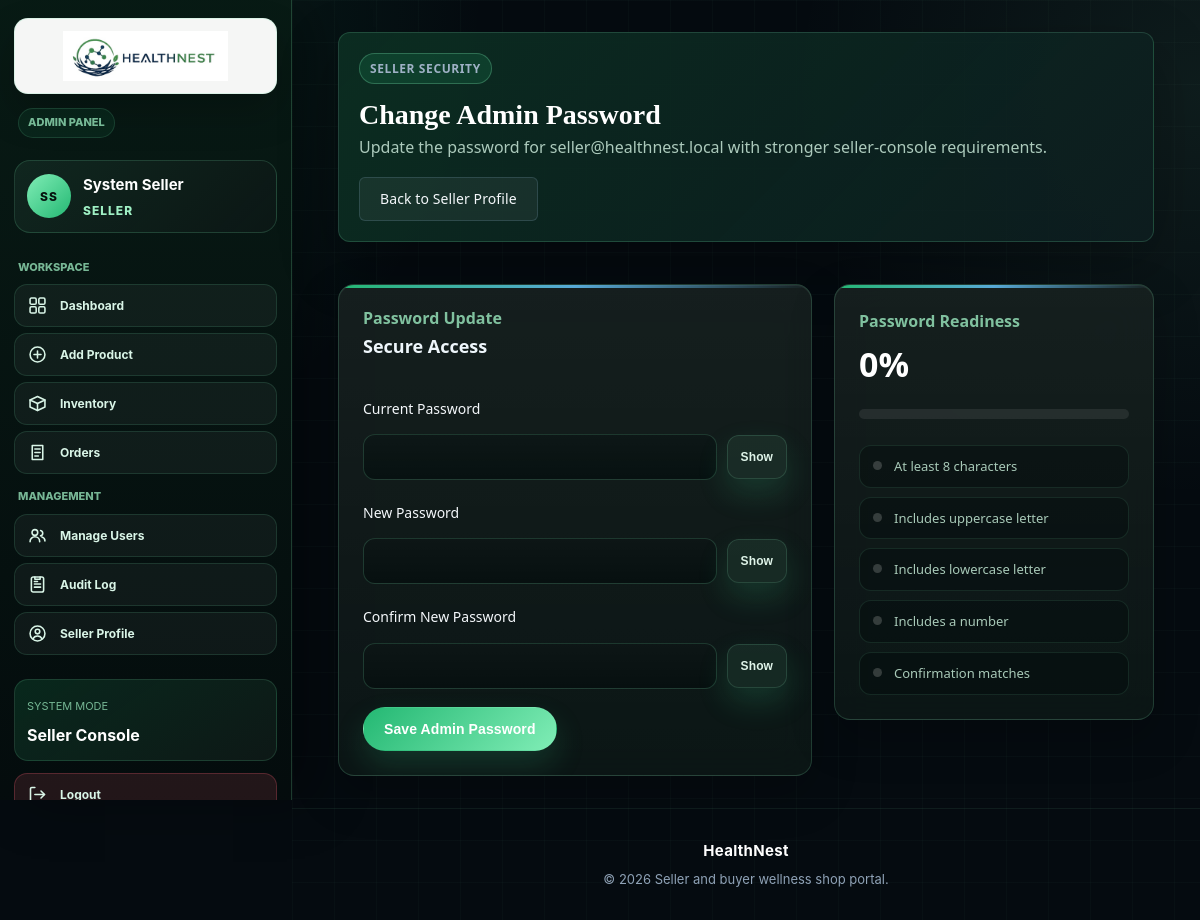
The app's page /seller_changepassword.php (signed in) with its own data.
### tables this page shows
CREATE TABLE `tblaccount` (
  `id` int(11) NOT NULL,
  `firstname` varchar(50) DEFAULT NULL,
  `middlename` varchar(50) DEFAULT NULL,
  `lastname` varchar(50) DEFAULT NULL,
  `email` varchar(100) DEFAULT NULL,
  `password` varchar(255) DEFAULT NULL,
  `address` varchar(200) DEFAULT NULL,
  `contact` varchar(20) DEFAULT NULL,
  `birthdate` date DEFAULT NULL,
  `level` varchar(20) DEFAULT NULL,
  `status` varchar(20) DEFAULT NULL,
  `image` varchar(100) DEFAULT NULL,
  `created_at` date DEFAULT NULL
);

### functions.php (called while the page is built, shortened)
<?php
function e($value)
{
    return htmlspecialchars((string) $value, ENT_QUOTES, "UTF-8");
}
function normalizeLevel($level)
{
    return strtolower(trim((string) $level));
}
function accountFullName($user)
{
    $parts = [
        $user["firstname"] ?? "",
        $user["middlename"] ?? "",
        $user["lastname"] ?? "",
    ];
    $name = trim(preg_replace("/\s+/", " ", implode(" ", array_filter($parts))));
    return $name !== "" ? $name : ($user["email"] ?? "User");
}
function sessionUserId()
{
    if (isset($_SESSION["user_id"])) {
        return (int) $_SESSION["user_id"];
    }
    return null;
}
function isLoggedIn()
{
    return sessionUserId() !== null;
}
function isAdmin()
{
    $level = normalizeLevel($_SESSION["level"] ?? "");
    return in_array($level, ["admin", "administrator", "seller"], true);
}
function accountLevelValue($level)
{
    $level = normalizeLevel($level);
    return in_array($level, ["admin", "administrator", "seller"], true) ? "seller" : "buyer";
}
function accountLevelLabel($level)
{
    return ucfirst(accountLevelValue($level));
}
function currentUser($conn)
{
    $userId = sessionUserId();
    $stmt = mysqli_prepare($conn, "SELECT * FROM tblaccount WHERE id = ? LIMIT 1");
    mysqli_stmt_bind_param($stmt, "i", $userId);
    mysqli_stmt_execute($stmt);
    $result = mysqli_stmt_get_result($stmt);
    return mysqli_fetch_assoc($result) ?: null;
}

### seller_changepassword.php (the view, shortened to what this page needs)
<?php
require_once __DIR__ . "/init.php";
$user = currentUser($conn);
require __DIR__ . "/header.php";
?>
<main class="page-main admin-password-page">
    <div class="seller-page-header">
        <div>
            <div class="eyebrow">Seller Security</div>
            <h2>Change Admin Password</h2>
            <p>Update the password for <?php echo e($user["email"]); ?> with stronger seller-console requirements.</p>
        </div>
        <a class="button secondary" href="profile.php">Back to Seller Profile</a>
    </div>
    <div class="admin-password-layout">
        <form class="seller-form admin-password-form" method="post" action="admin_changepassword.php">
            <div class="seller-form-heading">
                <span class="panel-label">Password Update</span>
                <h3>Secure Access</h3>
            </div>
            <div class="password-field-group">
                <label for="current">Current Password</label>
                <div class="password-entry">
                    <input id="current" type="password" name="current" required autocomplete="current-password">
                    <button type="button" class="password-visibility-toggle" data-toggle-password="current">Show</button>
                </div>
            </div>
            <div class="password-field-group">
                <label for="new">New Password</label>
                <div class="password-entry">
                    <input id="new" type="password" name="new" minlength="8" required autocomplete="new-password">
                    <button type="button" class="password-visibility-toggle" data-toggle-password="new">Show</button>
                </div>
            </div>
            <div class="password-field-group">
                <label for="confirm">Confirm New Password</label>
                <div class="password-entry">
                    <input id="confirm" type="password" name="confirm" minlength="8" required autocomplete="new-password">
                    <button type="button" class="password-visibility-toggle" data-toggle-password="confirm">Show</button>
                </div>
            </div>
            <button type="submit">Save Admin Password</button>
        </form>
        <aside class="card password-assist-card">
            <span class="panel-label">Password Readiness</span>
            <div class="readiness-score">
                <strong id="passwordScore">0%</strong>
                <div class="status-meter"><span id="passwordScoreBar" style="width: 0%;"></span></div>
            </div>
            <ul class="readiness-list">
                <li id="passwordLengthCheck">At least 8 characters</li>
                <li id="passwordUpperCheck">Includes uppercase letter</li>
                <li id="passwordLowerCheck">Includes lowercase letter</li>
                <li id="passwordNumberCheck">Includes a number</li>
                <li id="passwordMatchCheck">Confirmation matches</li>
            </ul>
        </aside>
    </div>
</main>
<?php require __DIR__ . "/footer.php"; ?>

### header.php (shortened to what this page needs)
<?php
require_once __DIR__ . "/init.php";
$user = isLoggedIn() ? currentUser($conn) : null;
$currentPage = basename($_SERVER["PHP_SELF"]);
$bodyClass = "page-" . str_replace(".php", "", $currentPage);
if ($user) {
    $bodyClass .= isAdmin() ? " seller-page has-sidebar" : " buyer-page";
}
$useSellerShell = $user && isAdmin();
$sidebarInitials = "S";
if ($useSellerShell) {
    $nameParts = preg_split('/\s+/', trim(accountFullName($user)));
    $nameParts = array_values(array_filter($nameParts));
    if (!empty($nameParts)) {
        $sidebarInitials = strtoupper(substr($nameParts[0], 0, 1));
        if (count($nameParts) > 1) {
            $sidebarInitials .= strtoupper(substr($nameParts[count($nameParts) - 1], 0, 1));
        }
    }
}
?>
<!DOCTYPE html>
<html lang="en">
<head>
    <link rel="stylesheet" href="asset/style.css?v=<?php echo filemtime(__DIR__ . "/asset/style.css"); ?>">
</head>
<body class="<?php echo e($bodyClass); ?>">
    <?php if ($useSellerShell): ?>
        <div class="app-shell">
            <aside class="sidebar">
                <div class="sidebar-top">
                    <a class="sidebar-brand" href="seller_dashboard.php">
                        <img src="asset/healthnest-logo.png" alt="HealthNest logo">
                    </a>
                    <span class="sidebar-kicker">Admin Panel</span>
                </div>
                <div class="sidebar-user">
                    <span class="sidebar-avatar"><?php echo e($sidebarInitials); ?></span>
                    <div class="sidebar-user-meta">
                        <strong><?php echo e(accountFullName($user)); ?></strong>
                        <span><?php echo e(accountLevelLabel($user["level"])); ?></span>
                    </div>
                </div>
                <nav class="sidebar-nav">
                        <span class="sidebar-section-label">Workspace</span>
                        <a class="<?php echo $currentPage === "seller_dashboard.php" ? "active" : ""; ?>" href="seller_dashboard.php">
                            <span class="nav-icon"></span>
                            <span class="nav-label">Dashboard</span>
                        </a>
                        <a class="<?php echo $currentPage === "addproduct.php" ? "active" : ""; ?>" href="addproduct.php">
                            <span class="nav-icon"><svg viewBox="0 0 24 24" fill="none" stroke="currentColor" stroke-width="1.8" stroke-linecap="round" stroke-linejoin="round"><circle cx="12" cy="12" r="8.5"></circle><path d="M12 8v8M8 12h8"></path></svg></span>
                            <span class="nav-label">Add Product</span>
                        </a>
                        <a class="<?php echo $currentPage === "inventory.php" ? "active" : ""; ?>" href="inventory.php">
                            <span class="nav-icon"><svg viewBox="0 0 24 24" fill="none" stroke="currentColor" stroke-width="1.8" stroke-linecap="round" stroke-linejoin="round"><path d="M3.5 8 12 4l8.5 4-8.5 4-8.5-4Z"></path><path d="M3.5 8v8L12 20l8.5-4V8"></path><path d="M12 12v8"></path></svg></span>
                            <span class="nav-label">Inventory</span>
                        </a>
                        <a class="<?php echo $currentPage === "seller_orders.php" ? "active" : ""; ?>" href="seller_orders.php">
                            <span class="nav-icon"><svg viewBox="0 0 24 24" fill="none" stroke="currentColor" stroke-width="1.8" stroke-linecap="round" stroke-linejoin="round"><path d="M6 4h12v16H6z"></path><path d="M9 8h6M9 12h6M9 16h4"></path></svg></span>
                            <span class="nav-label">Orders</span>
                        </a>
                        <span class="sidebar-section-label">Management</span>
                        <a class="<?php echo $currentPage === "manageusers.php" ? "active" : ""; ?>" href="manageusers.php">
                            <span class="nav-icon"></span>
                            <span class="nav-label">Manage Users</span>
                        </a>
                        <a class="<?php echo $currentPage === "auditlog.php" ? "active" : ""; ?>" href="auditlog.php">
                            <span class="nav-icon"><svg viewBox="0 0 24 24" fill="none" stroke="currentColor" stroke-width="1.8" stroke-linecap="round" stroke-linejoin="round"><rect x="5" y="3.5" width="14" height="17" rx="2"></rect><path d="M9 3.5v2.5h6V3.5"></path><path d="M8.5 11.5h7M8.5 15h7M8.5 8.5h3.5"></path></svg></span>
                            <span class="nav-label">Audit Log</span>
                        </a>
                        <a class="<?php echo $currentPage === "profile.php" ? "active" : ""; ?>" href="profile.php">
                            <span class="nav-icon"><svg viewBox="0 0 24 24" fill="none" stroke="currentColor" stroke-width="1.8" stroke-linecap="round" stroke-linejoin="round"><circle cx="12" cy="12" r="8.5"></circle><circle cx="12" cy="9.8" r="2.6"></circle><path d="M6.8 18.2c.9-2.1 2.9-3.4 5.2-3.4s4.3 1.3 5.2 3.4"></path></svg></span>
                            <span class="nav-label">Seller Profile</span>
                        </a>
                </nav>
                <div class="sidebar-footer">
                    <div class="sidebar-status-card">
                        <span>System Mode</span>
                        <strong>Seller Console</strong>
                    </div>
                    <a class="sidebar-logout" href="logout.php">
                        <span class="nav-icon"><svg viewBox="0 0 24 24" fill="none" stroke="currentColor" stroke-width="1.8" stroke-linecap="round" stroke-linejoin="round"><path d="M9 20H5.5A1.5 1.5 0 0 1 4 18.5v-13A1.5 1.5 0 0 1 5.5 4H9"></path><path d="M16 16l4-4-4-4"></path><path d="M20 12H9"></path></svg></span>
                        <span class="nav-label">Logout</span>
                    </a>
                </div>
            </aside>
            <div class="app-content">
    <?php endif; ?>

### records on screen
tblaccount: sidebarInitials "SS", level "SELLER", email "seller@healthnest.local"

### other values on screen
accountFullName($user) "System Seller"
